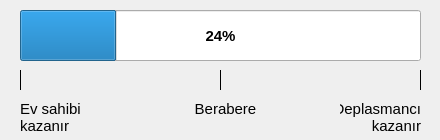
<?xml version="1.0" encoding="UTF-8"?>
<ui version="4.0">
 <class>Dialog1</class>
 <widget class="QDialog" name="Dialog1">
  <property name="geometry">
   <rect>
    <x>0</x>
    <y>0</y>
    <width>440</width>
    <height>140</height>
   </rect>
  </property>
  <property name="windowTitle">
   <string>Dialog</string>
  </property>
  <widget class="QProgressBar" name="progressBar">
   <property name="geometry">
    <rect>
     <x>20</x>
     <y>10</y>
     <width>401</width>
     <height>51</height>
    </rect>
   </property>
   <property name="font">
    <font>
     <pointsize>11</pointsize>
     <weight>75</weight>
     <bold>true</bold>
    </font>
   </property>
   <property name="value">
    <number>24</number>
   </property>
  </widget>
  <widget class="QLabel" name="label1">
   <property name="geometry">
    <rect>
     <x>20</x>
     <y>100</y>
     <width>71</width>
     <height>31</height>
    </rect>
   </property>
   <property name="font">
    <font>
     <pointsize>11</pointsize>
    </font>
   </property>
   <property name="text">
    <string>Ev sahibi
kazanır</string>
   </property>
   <property name="alignment">
    <set>Qt::AlignLeading|Qt::AlignLeft|Qt::AlignTop</set>
   </property>
  </widget>
  <widget class="QLabel" name="labelb">
   <property name="geometry">
    <rect>
     <x>190</x>
     <y>100</y>
     <width>71</width>
     <height>16</height>
    </rect>
   </property>
   <property name="font">
    <font>
     <pointsize>11</pointsize>
    </font>
   </property>
   <property name="text">
    <string>Berabere</string>
   </property>
   <property name="alignment">
    <set>Qt::AlignHCenter|Qt::AlignTop</set>
   </property>
  </widget>
  <widget class="QLabel" name="label2">
   <property name="geometry">
    <rect>
     <x>340</x>
     <y>100</y>
     <width>81</width>
     <height>31</height>
    </rect>
   </property>
   <property name="font">
    <font>
     <pointsize>11</pointsize>
    </font>
   </property>
   <property name="text">
    <string>Deplasmancı
kazanır</string>
   </property>
   <property name="alignment">
    <set>Qt::AlignRight|Qt::AlignTop|Qt::AlignTrailing</set>
   </property>
  </widget>
  <widget class="Line" name="line">
   <property name="geometry">
    <rect>
     <x>210</x>
     <y>70</y>
     <width>20</width>
     <height>20</height>
    </rect>
   </property>
   <property name="frameShadow">
    <enum>QFrame::Plain</enum>
   </property>
   <property name="orientation">
    <enum>Qt::Vertical</enum>
   </property>
  </widget>
  <widget class="Line" name="line_2">
   <property name="geometry">
    <rect>
     <x>10</x>
     <y>70</y>
     <width>20</width>
     <height>20</height>
    </rect>
   </property>
   <property name="frameShadow">
    <enum>QFrame::Plain</enum>
   </property>
   <property name="orientation">
    <enum>Qt::Vertical</enum>
   </property>
  </widget>
  <widget class="Line" name="line_3">
   <property name="geometry">
    <rect>
     <x>410</x>
     <y>70</y>
     <width>20</width>
     <height>20</height>
    </rect>
   </property>
   <property name="frameShadow">
    <enum>QFrame::Plain</enum>
   </property>
   <property name="orientation">
    <enum>Qt::Vertical</enum>
   </property>
  </widget>
 </widget>
 <resources/>
 <connections/>
</ui>
